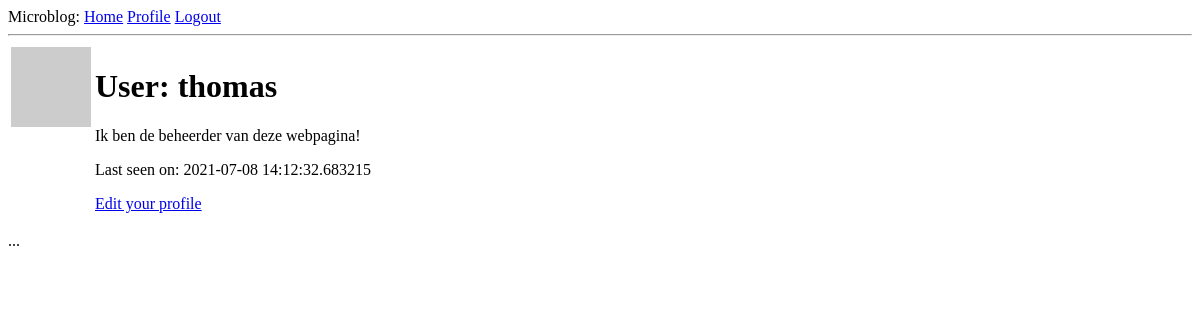
Before: /user/thomas (signed in) with the older database file.
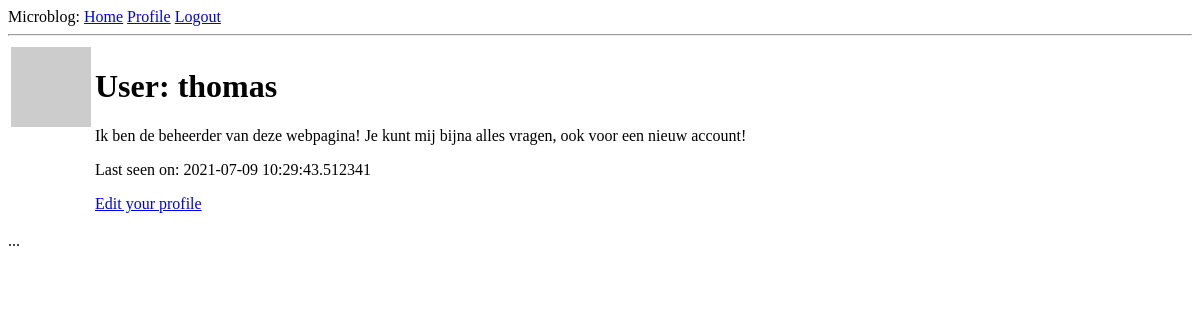
After: the same page with the newer database file.
### app/models.py (models this page shows, shortened)
class User(UserMixin, db.Model):
    id = db.Column(db.Integer, primary_key=True)
    username = db.Column(db.String(64))
    email = db.Column(db.String(128))
    password_hash = db.Column(db.String(128))
    admin_access = db.Column(db.Boolean)
    about_me = db.Column(db.String(140))
    last_seen = db.Column(db.DateTime, default=datetime.utcnow)
    def avatar(self, size):
        digest = md5(self.email.lower().encode('utf-8')).hexdigest()
        return 'https://www.gravatar.com/avatar/{}?d=identicon&s={}'.format(digest, size)

### app/routes.py (the view)
@app.route('/user/<username>')
@login_required
def user(username):
    user = User.query.filter_by(username=username).first_or_404()
    posts = [
        {'author':user, 'body': 'tekst 1'},
        {'author':user, 'body': 'tekst 2'}
    ]
    return render_template('user.html', user=user, posts=posts)

### app/models.py (called while the page is built)
@login.user_loader
def load_user(id):
    return User.query.get(int(id))

### app/routes.py (called while the page is built)
@app.before_request
def before_request():
    if current_user.is_authenticated:
        current_user.last_seen = datetime.utcnow()
        db.session.commit()

### app/templates/user.html
{% extends "base.html" %}
{% block content %}
    <table>
        <tr valign="top">
            <td><img src="{{ user.avatar(128) }}"></td>
            <td>
                <h1>User: {{ user.username }}</h1>
                {% if user.about_me %}<p>{{ user.about_me }}</p>{% endif %}
                {% if user.last_seen %}<p>Last seen on: {{ user.last_seen }}</p>{% endif %}
                {% if user == current_user %}
                <p><a href="{{ url_for('edit_profile') }}">Edit your profile</a></p>
                {% endif %}
            </td>
        </tr>
    </table>
    ...
{% endblock %}

### app/templates/base.html (shortened to what this page needs)
<!DOCTYPE html>
<html>
    <head>
    </head>
    <body>
      <div>
        Microblog:
        <a href="{{ url_for('index') }}">Home</a>
        {% if current_user.is_anonymous %}
        <a href="{{ url_for('login') }}">Login</a>
        {% else %}
        <a href="{{ url_for('user', username=current_user.username) }}">Profile</a>
        <a href="{{ url_for('logout') }}">Logout</a>
        {% endif %}
      </div>
      <hr>
      {% block content %}{% endblock %}
    </body>
</html>

Changed rows visible on the page:
changed User "thomas": about_me "Ik ben de beheerder van deze webpagina!" → "Ik ben de beheerder van deze webpagina! Je kunt mij bijna alles vragen, ook voor een nieuw account!"; last_seen "2021-07-08 14:12:32.683215" → "2021-07-09 10:29:43.512341"
